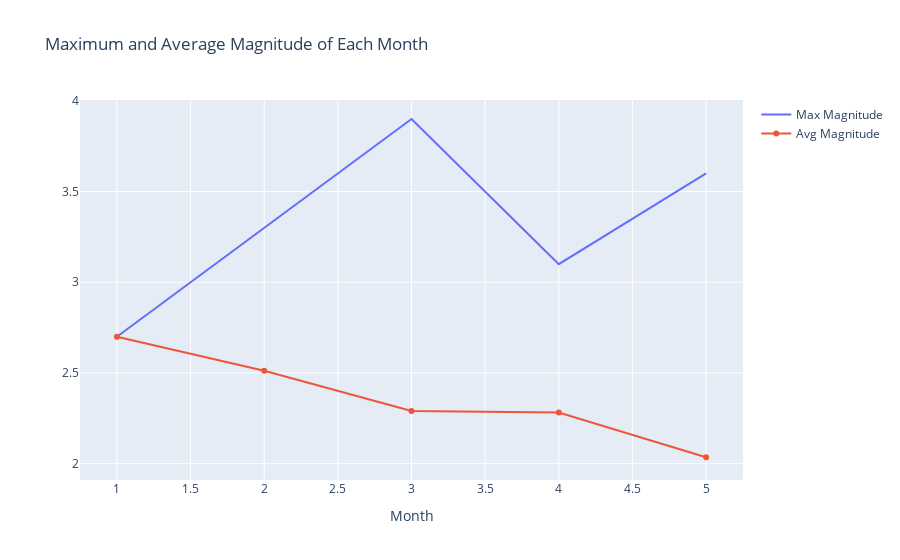

Here is the notebook cell this chart was saved with:
### Markdown cell above
**- MIXED LINE PLOT:**

### Code cell
# prepare data frame
max_magnitude = list(data.groupby("Month").Magnitude.max())
sorted_data["Max_Magnitude"]=max_magnitude

# visualization
trace0=go.Scatter(
        x=sorted_data.month_list,
        y=sorted_data.Max_Magnitude,
        mode='lines',
        name='Max Magnitude')

trace1=go.Scatter(
        x=sorted_data.month_list,
        y=sorted_data.Magnitude,
        mode='lines + markers',
        name='Avg Magnitude')

layout = dict(title = 'Maximum and Average Magnitude of Each Month',
              xaxis= dict(title= 'Month',ticklen= 5))

line_data=[trace0, trace1]
fig=go.Figure(data=line_data, layout=layout)
iplot(fig)

### Figure 1 — Plotly figure (JSON) as saved in the notebook; plotly's stock layout.template omitted (floating-point values rounded to 4 significant figures)
{"data": [{"mode": "lines", "name": "Max Magnitude", "type": "scatter", "x": [1, 2, 3, 4, 5], "y": [2.7, 3.3, 3.9, 3.1, 3.6]}, {"mode": "lines+markers", "name": "Avg Magnitude", "type": "scatter", "x": [1, 2, 3, 4, 5], "y": [2.7, 2.512, 2.29, 2.282, 2.036]}], "layout": {"title": {"text": "Maximum and Average Magnitude of Each Month"}, "xaxis": {"ticklen": 5, "title": {"text": "Month"}}}}
